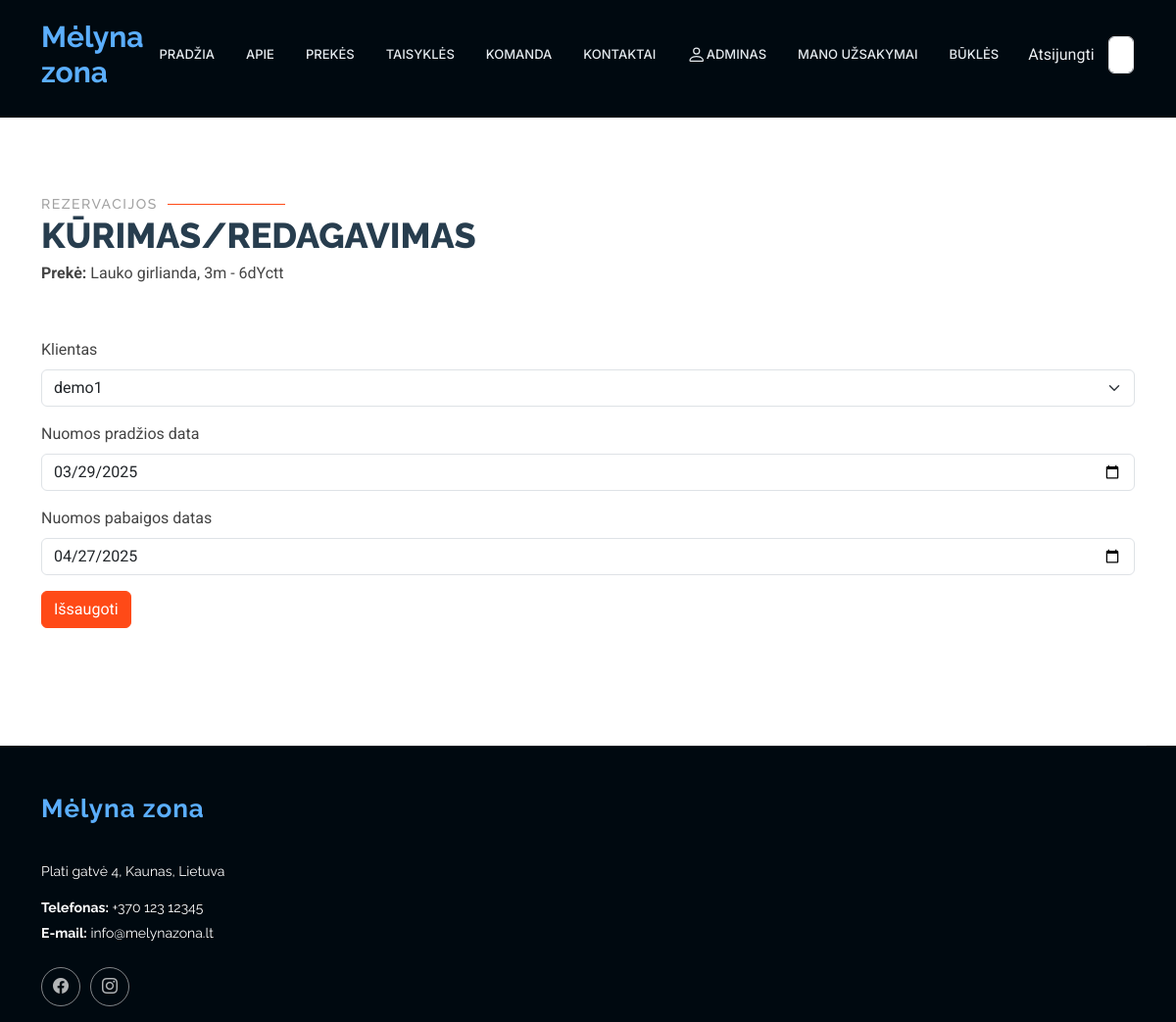
/rent/reservation/15/41/update/ (signed in), run on an earlier commit of the app's database.
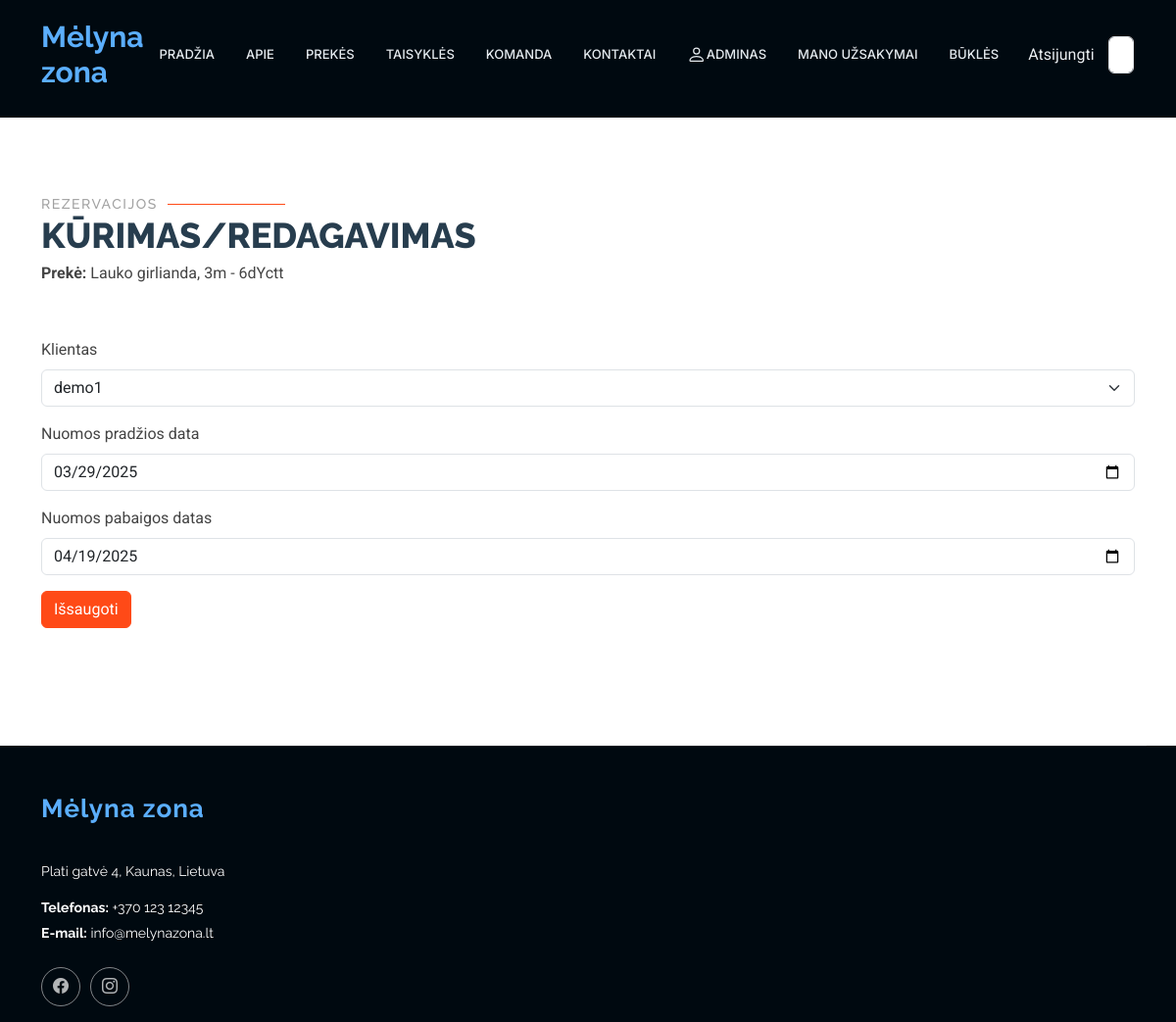
And on a later commit of the database.
### rent/models.py (models this page shows, shortened)
class Reservation(models.Model):
    status = models.ForeignKey(Status, on_delete=models.CASCADE, related_name='reservations_status',null=True, blank=True)
    start_date = models.DateField(verbose_name="Nuomos pradžios data", null=True, blank=True)
    end_date = models.DateField(verbose_name="Nuomos pabaigos datas", null=True, blank=True)
    customer = models.ForeignKey(User, on_delete=models.SET_NULL, null=True, blank=True, verbose_name="Klientas")
    is_approved = models.BooleanField(default=False, verbose_name="Ar patvirtinta", null=True, blank=True)
    class Meta:
        verbose_name = "Rezervacija"
        verbose_name_plural = "Rezervacijos"
        ordering = ['start_date']

### rent/views.py (the view, shortened to what this page needs)
# urls.py: path('reservation/<int:status_pk>/<int:pk>/update/', views.ReservationUpdateView.as_view(), name='reservation_update'),
class ReservationUpdateView(LoginRequiredMixin, UserPassesTestMixin, generic.UpdateView):
    model = Reservation
    template_name = "reservation_form.html"
    form_class = ReservationCreateUpdateForm
    def get_object(self, queryset=None):
        try:
            return Reservation.objects.get(pk=self.kwargs['pk'])
        except Reservation.DoesNotExist:
            raise Http404("Rezervacija nerasta")
    def get_context_data(self, **kwargs):
        context = super().get_context_data(**kwargs)
        reservation = self.get_object() # Gauti rezervacijos objektą
        status = reservation.status # Gauti susijusį Status objektą per užsienio raktą
        context['status'] = status
        context['product_name'] = status.product.name if status.product else "Produkto pavadinimas nerastas"
        return context
    def test_func(self):
        return self.request.user.profile.is_employee

### rent/forms.py
class ReservationCreateUpdateForm(forms.ModelForm):
    class Meta:
        model = Reservation
        fields = ['customer', 'start_date', 'end_date']
        widgets = {'start_date': DateInput(), 'end_date': DateInput()}

### rent/templates/reservation_form.html (shortened to what this page needs)
{% extends "base2.html" %}
{% load i18n %}
{% load static %}
{% block "content" %}
<section id="registration" class="contact section">
    <div class="container section-title" data-aos="fade-up">
        <h2>Rezervacijos</h2>
        <p>Kūrimas/redagavimas</p>
    <div class="content-section">
              <div><strong>Prekė: </strong>{{ product_name }} - {{ status.uuid|slice:":6" }}</div>
        <p><br></p>
        <form method="POST">
            {% load crispy_forms_tags %}
            {{ form|crispy }}
            <div class="form-group">
                <button class="btn btn-outline text-white" style="background-color: #ff4a17; border-color: #ff4a17;" type="submit">Išsaugoti</button>
            </div>
        </form>
    </div>
    </div>
</section>
{% endblock %}

What changed in the data, as far as the page shows it:
changed Reservation "demo1": end_date "04/27/2025" → "04/19/2025"
